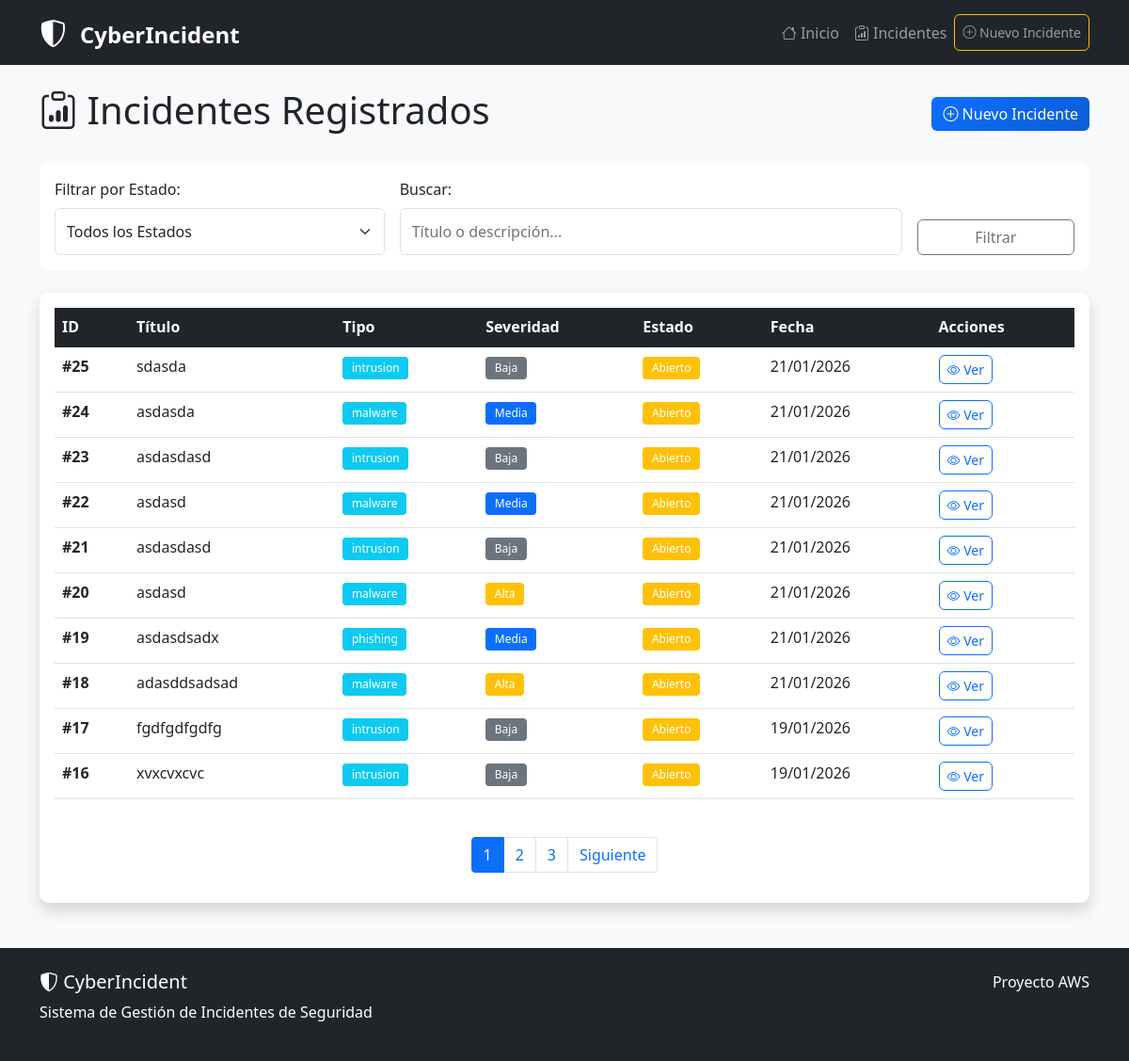
Screenshot of /incidentes with the database file from the repository.
### app.py (models this page shows)
class Incidente(db.Model):
    id = db.Column(db.Integer, primary_key=True)
    titulo = db.Column(db.String(200), nullable=False)
    descripcion = db.Column(db.Text, nullable=False)
    tipo = db.Column(db.String(50), nullable=False)
    severidad = db.Column(db.String(20), nullable=False)
    estado = db.Column(db.String(20), default='Abierto')
    fecha_creacion = db.Column(db.DateTime, default=datetime.utcnow)
    fecha_actualizacion = db.Column(db.DateTime, default=datetime.utcnow, onupdate=datetime.utcnow)
    usuario_reporta = db.Column(db.String(100))
    evidencias = db.relationship('Evidencia', backref='incidente', lazy=True, cascade='all, delete-orphan')

### app.py (the view)
@app.route('/incidentes')
def listar_incidentes():
    page = request.args.get('page', 1, type=int)
    estado_filter = request.args.get('estado', 'todos')
    query = Incidente.query
    if estado_filter != 'todos':
        query = query.filter_by(estado=estado_filter)
    incidentes = query.order_by(Incidente.fecha_creacion.desc()).paginate(
        page=page, per_page=10, error_out=False
    )
    return render_template('incidentes.html',
                         incidentes=incidentes,
                         estado_filter=estado_filter)

### templates/incidentes.html (shortened to what this page needs)
{% extends "base.html" %}
{% block content %}
<div class="d-flex justify-content-between align-items-center mb-4">
    <h1><i class="bi bi-clipboard-data"></i> Incidentes Registrados</h1>
    <div>
        <a href="{{ url_for('nuevo_incidente') }}" class="btn btn-primary">
            <i class="bi bi-plus-circle"></i> Nuevo Incidente
        </a>
    </div>
</div>
<div class="card mb-4">
    <div class="card-body">
        <form method="get" class="row g-3">
            <div class="col-md-4">
                <label class="form-label">Filtrar por Estado:</label>
                <select name="estado" class="form-select" onchange="this.form.submit()">
                    <option value="todos" {% if estado_filter == 'todos' %}selected{% endif %}>Todos los Estados</option>
                </select>
            </div>
            <div class="col-md-6">
                <label class="form-label">Buscar:</label>
                <input type="text" class="form-control" placeholder="Título o descripción...">
            </div>
            <div class="col-md-2 d-flex align-items-end">
                <button type="submit" class="btn btn-outline-secondary w-100">Filtrar</button>
            </div>
        </form>
    </div>
</div>
<div class="card shadow">
    <div class="card-body">
        <div class="table-responsive">
            <table class="table table-hover">
                <thead class="table-dark">
                    <tr>
                        <th>ID</th>
                        <th>Título</th>
                        <th>Tipo</th>
                        <th>Severidad</th>
                        <th>Estado</th>
                        <th>Fecha</th>
                        <th>Acciones</th>
                    </tr>
                </thead>
                <tbody>
                    {% for incidente in incidentes.items %}
                    <tr>
                        <td><strong>#{{ incidente.id }}</strong></td>
                        <td>{{ incidente.titulo[:50] }}{% if incidente.titulo|length > 50 %}...{% endif %}</td>
                        <td>
                            <span class="badge bg-info">
                                {{ incidente.tipo }}
                            </span>
                        </td>
                        <td>
                            {% if incidente.severidad == 'critica' %}
                            <span class="badge bg-danger">Crítica</span>
                            {% elif incidente.severidad == 'alta' %}
                            <span class="badge bg-warning">Alta</span>
                            {% elif incidente.severidad == 'media' %}
                            <span class="badge bg-primary">Media</span>
                            {% else %}
                            <span class="badge bg-secondary">Baja</span>
                            {% endif %}
                        </td>
                        <td>
                            {% if incidente.estado == 'Abierto' %}
                            <span class="badge bg-warning">Abierto</span>
                            {% elif incidente.estado == 'En Investigación' %}
                            <span class="badge bg-info">En Investigación</span>
                            {% elif incidente.estado == 'Resuelto' %}
                            <span class="badge bg-success">Resuelto</span>
                            {% else %}
                            <span class="badge bg-secondary">Cerrado</span>
                            {% endif %}
                        </td>
                        <td>{{ incidente.fecha_creacion.strftime('%d/%m/%Y') }}</td>
                        <td>
                            <a href="{{ url_for('detalle_incidente', id=incidente.id) }}"
                               class="btn btn-sm btn-outline-primary">
                                <i class="bi bi-eye"></i> Ver
                            </a>
                        </td>
                    </tr>
                    {% endfor %}
                </tbody>
            </table>
        </div>
        {% if incidentes.pages > 1 %}
        <nav aria-label="Page navigation" class="mt-4">
            <ul class="pagination justify-content-center">
                {% for page_num in incidentes.iter_pages(left_edge=2, left_current=2, right_current=2, right_edge=2) %}
                    {% if page_num %}
                        <li class="page-item {% if page_num == incidentes.page %}active{% endif %}">
                            <a class="page-link" href="{{ url_for('listar_incidentes', page=page_num, estado=estado_filter) }}">
                                {{ page_num }}
                            </a>
                        </li>
                    {% else %}
                        <li class="page-item disabled"><span class="page-link">...</span></li>
                    {% endif %}
                {% endfor %}
                {% if incidentes.has_next %}
                <li class="page-item">
                    <a class="page-link" href="{{ url_for('listar_incidentes', page=incidentes.next_num, estado=estado_filter) }}">
                        Siguiente
                    </a>
                </li>
                {% endif %}
            </ul>
        </nav>
        {% endif %}
    </div>
</div>
{% endblock %}

### templates/base.html (shortened to what this page needs)
<!DOCTYPE html>
<html lang="es">
<head>
    <link href="https://cdn.jsdelivr.net/npm/bootstrap@5.1.3/dist/css/bootstrap.min.css" rel="stylesheet">
    <link rel="stylesheet" href="https://cdn.jsdelivr.net/npm/bootstrap-icons@1.8.1/font/bootstrap-icons.css">
    <link rel="stylesheet" href="{{ url_for('static', filename='css/styles.css') }}">
</head>
<body>
    <nav class="navbar navbar-expand-lg navbar-dark bg-dark">
        <div class="container">
            <a class="navbar-brand" href="{{ url_for('index') }}">
                <i class="bi bi-shield-shaded"></i> CyberIncident
            </a>
            <div class="collapse navbar-collapse" id="navbarNav">
                <ul class="navbar-nav ms-auto">
                    <li class="nav-item">
                        <a class="nav-link" href="{{ url_for('index') }}">
                            <i class="bi bi-house"></i> Inicio
                        </a>
                    </li>
                    <li class="nav-item">
                        <a class="nav-link" href="{{ url_for('listar_incidentes') }}">
                            <i class="bi bi-clipboard-data"></i> Incidentes
                        </a>
                    </li>
                    <li class="nav-item">
                        <a class="nav-link btn btn-outline-warning btn-sm" href="{{ url_for('nuevo_incidente') }}">
                            <i class="bi bi-plus-circle"></i> Nuevo Incidente
                        </a>
                    </li>
                </ul>
            </div>
        </div>
    </nav>
    <main class="container mt-4">
        {% block content %}{% endblock %}
    </main>
    <footer class="bg-dark text-white mt-5 py-4">
        <div class="container">
            <div class="row">
                <div class="col-md-6">
                    <h5><i class="bi bi-shield-shaded"></i> CyberIncident</h5>
                    <p>Sistema de Gestión de Incidentes de Seguridad</p>
                </div>
                <div class="col-md-6 text-end">
                    <p class="mb-0">Proyecto AWS</p>
                </div>
            </div>
        </div>
    </footer>
</body>
</html>

### static/css/styles.css (style rules this page uses)
:root { --primary-color: #0d6efd; --secondary-color: #6c757d; --success-color: #198754; --danger-color: #dc3545; --warning-color: #ffc107; --info-color: #0dcaf0; --dark-color: #212529; }
body { font-family: 'Segoe UI', Tahoma, Geneva, Verdana, sans-serif; background-color: #f8f9fa; min-height: 100vh; display: flex; flex-direction: column; }
main { flex: 1; }
.navbar-brand { font-weight: 700; font-size: 1.5rem; }
.navbar-brand i { font-size: 1.8rem; margin-right: 8px; }
.card { border: none; border-radius: 10px; transition: transform 0.3s ease, box-shadow 0.3s ease; }
.badge { padding: 0.5em 0.8em; font-weight: 500; }
.table th { background-color: var(--dark-color); color: white; border: none; }
.btn { border-radius: 6px; font-weight: 500; transition: all 0.3s ease; }
.btn-primary { background: linear-gradient(135deg, var(--primary-color), #0b5ed7); border: none; }
.form-control, .form-select { border-radius: 6px; padding: 0.75rem; border: 1px solid #dee2e6; }
footer { margin-top: auto; }
.card { animation: fadeIn 0.5s ease; }
.pagination .page-item.active .page-link { background-color: var(--primary-color); border-color: var(--primary-color); }

### rows the page displays
Incidente: id "25", titulo "sdasda", tipo "intrusion", severidad "Baja", estado "Abierto", fecha_creacion "21/01/2026"
Incidente: id "24", titulo "asdasda", tipo "malware", severidad "Media", estado "Abierto", fecha_creacion "21/01/2026"
Incidente: id "23", titulo "asdasdasd", tipo "intrusion", severidad "Baja", estado "Abierto", fecha_creacion "21/01/2026"
Incidente: id "22", titulo "asdasd", tipo "malware", severidad "Media", estado "Abierto", fecha_creacion "21/01/2026"
Incidente: id "21", titulo "asdasdasd", tipo "intrusion", severidad "Baja", estado "Abierto", fecha_creacion "21/01/2026"
Incidente: id "20", titulo "asdasd", tipo "malware", severidad "Alta", estado "Abierto", fecha_creacion "21/01/2026"
Incidente: id "19", titulo "asdasdsadx", tipo "phishing", severidad "Media", estado "Abierto", fecha_creacion "21/01/2026"
Incidente: id "18", titulo "adasddsadsad", tipo "malware", severidad "Alta", estado "Abierto", fecha_creacion "21/01/2026"
Incidente: id "17", titulo "fgdfgdfgdfg", tipo "intrusion", severidad "Baja", estado "Abierto", fecha_creacion "19/01/2026"
Incidente: id "16", titulo "xvxcvxcvc", tipo "intrusion", severidad "Baja", estado "Abierto", fecha_creacion "19/01/2026"

### other values shown
{{ page_num }} "1" "2" "3"
